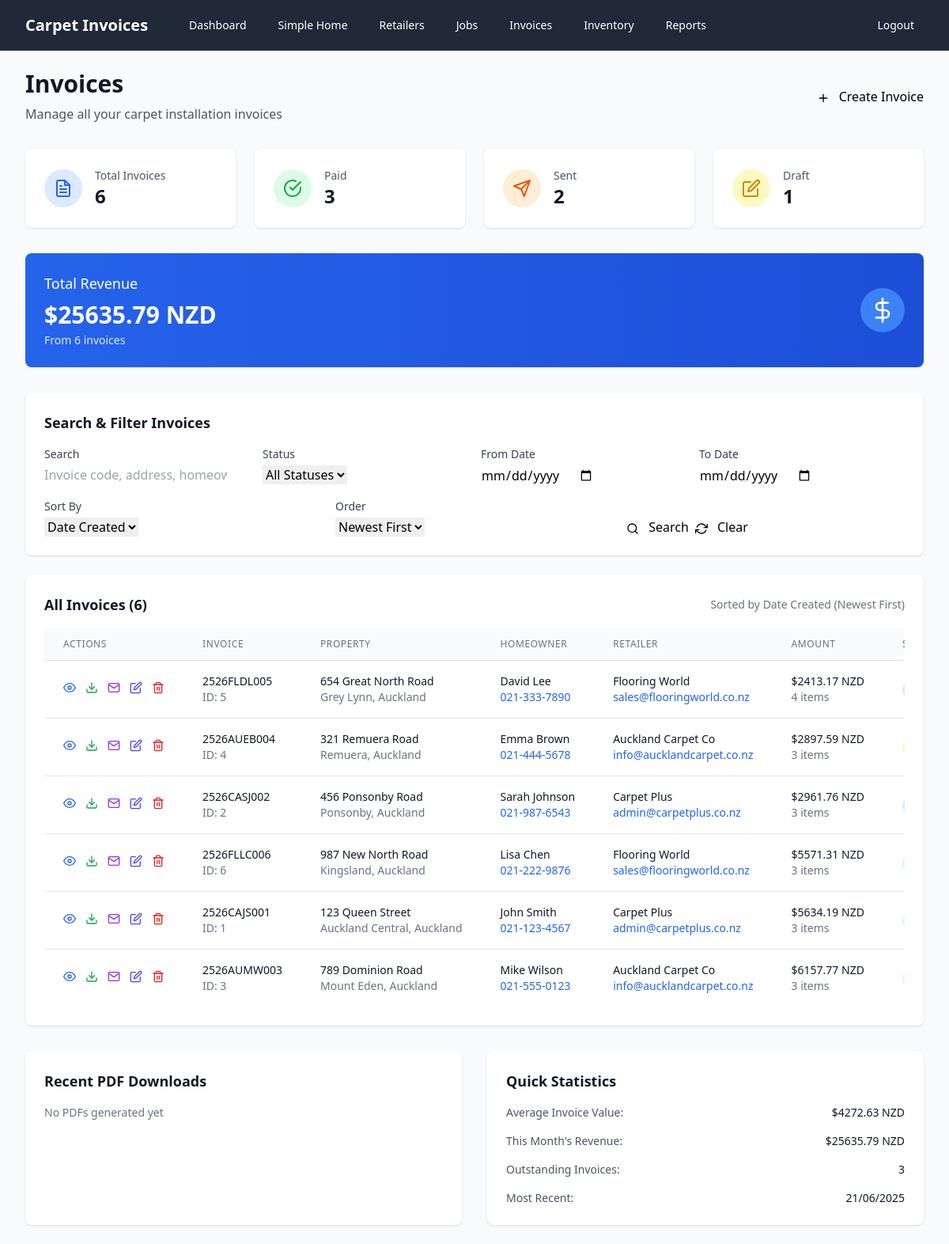
Before: /invoices (signed in) with the older database file.
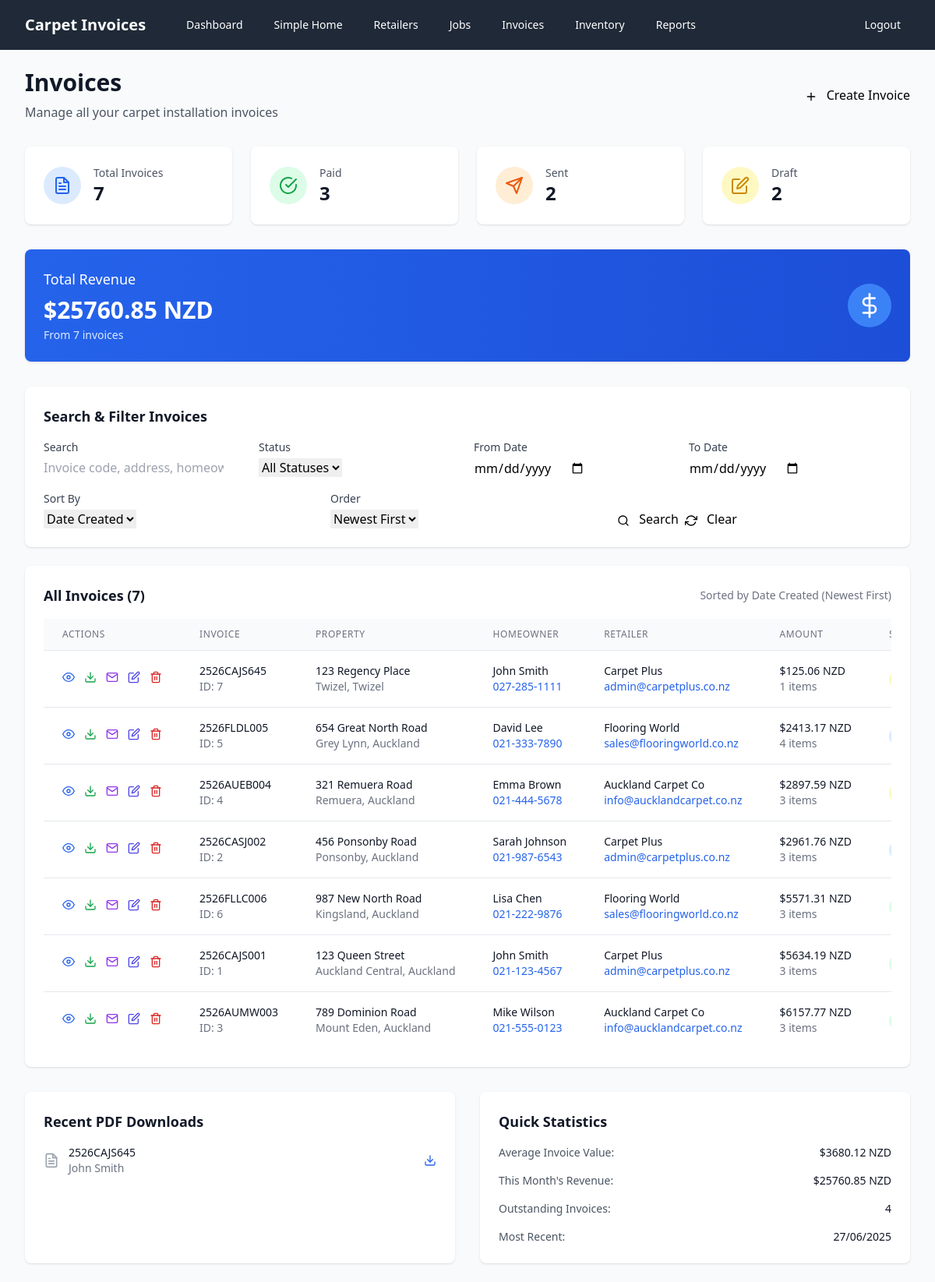
After: the same page with the newer database file.
### models.py (models this page shows, shortened)
class Invoice(db.Model):
    id = db.Column(db.Integer, primary_key=True)
    invoice_code = db.Column(db.String(100), unique=True, nullable=False, index=True)
    job_id = db.Column(db.Integer, ForeignKey('job.id'), nullable=False, index=True)
    date_created = db.Column(db.Date, nullable=False, default=datetime.now().date, index=True)
    status = db.Column(db.String(20), nullable=False, default='draft', index=True)  # draft, sent, paid
    gst_percentage = db.Column(db.Float, nullable=False, default=15.0)
    subtotal = db.Column(db.Float, nullable=False, default=0.0)
    gst_amount = db.Column(db.Float, nullable=False, default=0.0)
    total = db.Column(db.Float, nullable=False, default=0.0, index=True)
    job = relationship("Job", back_populates="invoices")
    lines = relationship("InvoiceLine", back_populates="invoice", cascade="all, delete-orphan")
    files = relationship("FileStore", back_populates="invoice", cascade="all, delete-orphan")

class Job(db.Model):
    id = db.Column(db.Integer, primary_key=True)
    street_address = db.Column(db.String(200), nullable=False)
    suburb = db.Column(db.String(100), nullable=False)
    town_city = db.Column(db.String(100), nullable=False)
    retailer_id = db.Column(db.Integer, ForeignKey('retailer.id'), nullable=False)
    homeowner_name = db.Column(db.String(100), nullable=False)
    homeowner_phone = db.Column(db.String(20), nullable=False)
    date_completed = db.Column(db.Date, nullable=False)
    retailer = relationship("Retailer", back_populates="jobs")
    invoices = relationship("Invoice", back_populates="job")

class Retailer(db.Model):
    id = db.Column(db.Integer, primary_key=True)
    name = db.Column(db.String(100), nullable=False)
    email = db.Column(db.String(120), nullable=False)
    phone = db.Column(db.String(20), nullable=False)
    jobs = relationship("Job", back_populates="retailer")

### app.py (the view, shortened to what this page needs)
@app.route('/invoices')
@login_required
def invoices():
    search = request.args.get('search', '').strip()
    status_filter = request.args.get('status', '')
    date_from = request.args.get('date_from', '')
    date_to = request.args.get('date_to', '')
    sort_by = request.args.get('sort', 'date_created')
    sort_order = request.args.get('order', 'desc')
    query = db.session.query(Invoice).join(Job).join(Retailer)
    if status_filter:
        query = query.filter(Invoice.status == status_filter)
    if date_from:
        try:
            from_date = datetime.strptime(date_from, '%Y-%m-%d').date()
            query = query.filter(Invoice.date_created >= from_date)
        except ValueError:
            pass
    if date_to:
        try:
            to_date = datetime.strptime(date_to, '%Y-%m-%d').date()
            query = query.filter(Invoice.date_created <= to_date)
        except ValueError:
            pass
    if sort_by == 'invoice_code':
        sort_column = Invoice.invoice_code
    elif sort_by == 'total':
        sort_column = Invoice.total
    elif sort_by == 'status':
        sort_column = Invoice.status
    elif sort_by == 'address':
        sort_column = Job.street_address
    elif sort_by == 'homeowner':
        sort_column = Job.homeowner_name
    elif sort_by == 'retailer':
        sort_column = Retailer.name
    else:  # default to date_created
        sort_column = Invoice.date_created
    if sort_order == 'asc':
        query = query.order_by(sort_column.asc())
    else:
        query = query.order_by(sort_column.desc())
    invoices_list = query.all()
    return render_template('invoices.html',
                         invoices=invoices_list,
                         search=search,
                         status_filter=status_filter,
                         date_from=date_from,
                         date_to=date_to,
                         sort_by=sort_by,
                         sort_order=sort_order)

### app.py (called while the page is built)
def login_required(f):
    from functools import wraps
    @wraps(f)
    def decorated_function(*args, **kwargs):
        if not session.get('logged_in'):
            return redirect(url_for('login'))
        return f(*args, **kwargs)
    return decorated_function

def format_nz_currency(amount):
    return f"${amount:.2f} NZD"

@app.template_filter('nz_currency')
def nz_currency_filter(amount):
    return format_nz_currency(amount)

@app.template_filter('nz_date')
def nz_date_filter(date):
    if date:
        return date.strftime('%d/%m/%Y')
    return ''

### templates/invoices.html (shortened to what the changed rows need)
{% extends "base.html" %}
{% block content %}
<div class="flex flex-col sm:flex-row justify-between items-start sm:items-center mb-8">
    <div>
        <h1 class="text-3xl font-bold text-gray-900">Invoices</h1>
    </div>
</div>
<div class="grid grid-cols-1 md:grid-cols-4 gap-6 mb-8">
    <div class="bg-white rounded-lg shadow p-6">
        <div class="flex items-center">
            <div class="ml-4">
                <p class="text-sm font-medium text-gray-600">Total Invoices</p>
                <p class="text-2xl font-bold text-gray-900">{{ invoices|length }}</p>
            </div>
        </div>
    </div>
    <div class="bg-white rounded-lg shadow p-6">
        <div class="flex items-center">
            <div class="ml-4">
                <p class="text-sm font-medium text-gray-600">Draft</p>
                <p class="text-2xl font-bold text-gray-900">
                    {{ invoices|selectattr('status', 'equalto', 'draft')|list|length }}
                </p>
            </div>
        </div>
    </div>
</div>
<div class="bg-gradient-to-r from-blue-600 to-blue-700 rounded-lg shadow p-6 mb-8 text-white">
    <div class="flex items-center justify-between">
        <div>
            <h3 class="text-lg font-medium">Total Revenue</h3>
            <p class="text-3xl font-bold mt-2">
                {% set total_revenue = invoices|sum(attribute='total') %}
                {{ total_revenue | nz_currency }}
            </p>
            <p class="text-blue-100 text-sm mt-1">
                From {{ invoices|length }} invoices
            </p>
        </div>
    </div>
</div>
<div class="bg-white rounded-lg shadow mb-6">
    <div class="p-6">
        <h2 class="text-lg font-semibold text-gray-900 mb-4">Search & Filter Invoices</h2>
    </div>
</div>
<div class="bg-white rounded-lg shadow">
    <div class="p-6">
        <div class="flex items-center justify-between mb-4">
            <h2 class="text-lg font-semibold text-gray-900">
                {% if search or status_filter or date_from or date_to %}
                    Filtered Invoices ({{ invoices|length }} results)
                {% else %}
                    All Invoices ({{ invoices|length }})
                {% endif %}
            </h2>
            <div class="flex space-x-2">
                <span class="text-sm text-gray-500">
                </span>
            </div>
        </div>
        {% if invoices %}
        <div class="overflow-x-auto">
            <table class="min-w-full divide-y divide-gray-200">
                <thead class="bg-gray-50">
                    <tr>
                        <th class="px-6 py-3 text-left text-xs font-medium text-gray-500 uppercase tracking-wider">
                            Actions
                        </th>
                        <th class="px-6 py-3 text-left text-xs font-medium text-gray-500 uppercase tracking-wider">
                            Invoice
                        </th>
                        <th class="px-6 py-3 text-left text-xs font-medium text-gray-500 uppercase tracking-wider">
                            Property
                        </th>
                        <th class="px-6 py-3 text-left text-xs font-medium text-gray-500 uppercase tracking-wider">
                            Homeowner
                        </th>
                        <th class="px-6 py-3 text-left text-xs font-medium text-gray-500 uppercase tracking-wider">
                            Retailer
                        </th>
                        <th class="px-6 py-3 text-left text-xs font-medium text-gray-500 uppercase tracking-wider">
                            Amount
                        </th>
                        <th class="px-6 py-3 text-left text-xs font-medium text-gray-500 uppercase tracking-wider">
                        </th>
                    </tr>
                </thead>
                <tbody class="bg-white divide-y divide-gray-200">
                    {% for invoice in invoices %}
                    <tr class="hover:bg-gray-50">
                        <td class="px-6 py-4 whitespace-nowrap text-sm font-medium">
                            <div class="flex space-x-3">
                                <a href="{{ url_for('invoice_preview', invoice_id=invoice.id) }}"
                                   class="text-blue-600 hover:text-blue-800"
                                   title="View Invoice">
                                    <i data-feather="eye" class="h-4 w-4"></i>
                                </a>
                                <a href="{{ url_for('invoice_pdf', invoice_id=invoice.id) }}"
                                   class="text-green-600 hover:text-green-800"
                                   title="Download PDF">
                                    <i data-feather="download" class="h-4 w-4"></i>
                                </a>
                                <a href="{{ url_for('invoice_email', invoice_id=invoice.id) }}"
                                   class="text-purple-600 hover:text-purple-800"
                                   title="Send Email">
                                    <i data-feather="mail" class="h-4 w-4"></i>
                                </a>
                                <a href="#" class="text-indigo-600 hover:text-indigo-800" title="Edit Invoice">
                                    <i data-feather="edit" class="h-4 w-4"></i>
                                </a>
                                <form method="POST" action="{{ url_for('delete_invoice', invoice_id=invoice.id) }}"
                                      class="inline delete-invoice-form">
                                    <button type="submit" class="text-red-600 hover:text-red-800" title="Delete Invoice">
                                        <i data-feather="trash-2" class="h-4 w-4"></i>
                                    </button>
                                </form>
                            </div>
                        </td>
                        <td class="px-6 py-4 whitespace-nowrap">
                            <div class="text-sm font-medium text-gray-900">{{ invoice.invoice_code }}</div>
                            <div class="text-sm text-gray-500">ID: {{ invoice.id }}</div>
                        </td>
                        <td class="px-6 py-4 whitespace-nowrap">
                            <div class="text-sm text-gray-900">{{ invoice.job.street_address }}</div>
                            <div class="text-sm text-gray-500">{{ invoice.job.suburb }}, {{ invoice.job.town_city }}</div>
                        </td>
                        <td class="px-6 py-4 whitespace-nowrap">
                            <div class="text-sm text-gray-900">{{ invoice.job.homeowner_name }}</div>
                            <div class="text-sm text-gray-500">
                                <a href="tel:{{ invoice.job.homeowner_phone }}" class="text-blue-600 hover:text-blue-800">
                                    {{ invoice.job.homeowner_phone }}
                                </a>
                            </div>
                        </td>
                        <td class="px-6 py-4 whitespace-nowrap">
                            <div class="text-sm text-gray-900">{{ invoice.job.retailer.name }}</div>
                            <div class="text-sm text-gray-500">
                                <a href="mailto:{{ invoice.job.retailer.email }}" class="text-blue-600 hover:text-blue-800">
                                    {{ invoice.job.retailer.email }}
                                </a>
                            </div>
                        </td>
                        <td class="px-6 py-4 whitespace-nowrap">
                            <div class="text-sm font-medium text-gray-900">{{ invoice.total | nz_currency }}</div>
                            <div class="text-sm text-gray-500">
                                {{ invoice.lines|length }} items
                            </div>
                        </td>
                        <td class="px-6 py-4 whitespace-nowrap">
                            <span class="inline-flex px-2 py-1 text-xs font-semibold rounded-full
                                {% if invoice.status == 'paid' %}bg-green-100 text-green-800
                                {% elif invoice.status == 'sent' %}bg-blue-100 text-blue-800
                                {% else %}bg-yellow-100 text-yellow-800{% endif %}">
                            </span>
                        </td>
                    </tr>
                    {% endfor %}
                </tbody>
            </table>
        </div>
        {% endif %}
    </div>
</div>
{% if invoices %}
<div class="mt-8 grid grid-cols-1 lg:grid-cols-2 gap-8">
    <div class="bg-white rounded-lg shadow">
        <div class="p-6">
            <h3 class="text-lg font-semibold text-gray-900 mb-4">Recent PDF Downloads</h3>
            {% set recent_files = invoices|selectattr('files')|list %}
            {% if recent_files %}
            <div class="space-y-3">
                {% for invoice in recent_files[:5] %}
                <div class="flex items-center justify-between">
                    <div class="flex items-center">
                        <div class="flex-shrink-0">
                            <i data-feather="file-text" class="h-5 w-5 text-gray-400"></i>
                        </div>
                        <div class="ml-3">
                            <p class="text-sm font-medium text-gray-900">{{ invoice.invoice_code }}</p>
                            <p class="text-sm text-gray-500">{{ invoice.job.homeowner_name }}</p>
                        </div>
                    </div>
                    <div class="text-right">
                        <a href="{{ url_for('invoice_pdf', invoice_id=invoice.id) }}"
                           class="text-blue-600 hover:text-blue-800">
                            <i data-feather="download" class="h-4 w-4"></i>
                        </a>
                    </div>
                </div>
                {% endfor %}
            </div>
            {% else %}
            <p class="text-gray-500 text-sm">No PDFs generated yet</p>
            {% endif %}
        </div>
    </div>
    <div class="bg-white rounded-lg shadow">
        <div class="p-6">
            <h3 class="text-lg font-semibold text-gray-900 mb-4">Quick Statistics</h3>
            <div class="space-y-4">
                <div class="flex justify-between">
                    <span class="text-sm text-gray-600">Average Invoice Value:</span>
                    <span class="text-sm font-medium text-gray-900">
                        {% if invoices %}
                            {{ (invoices|sum(attribute='total') / invoices|length) | nz_currency }}
                        {% else %}
                            $0.00 NZD
                        {% endif %}
                    </span>
                </div>
                <div class="flex justify-between">
                    <span class="text-sm text-gray-600">This Month's Revenue:</span>
                    <span class="text-sm font-medium text-gray-900">
                        {% set this_month = invoices|selectattr('date_created')|list %}
                        {{ (this_month|sum(attribute='total') if this_month else 0) | nz_currency }}
                    </span>
                </div>
                <div class="flex justify-between">
                    <span class="text-sm text-gray-600">Outstanding Invoices:</span>
                    <span class="text-sm font-medium text-gray-900">
                        {{ invoices|rejectattr('status', 'equalto', 'paid')|list|length }}
                    </span>
                </div>
                <div class="flex justify-between">
                    <span class="text-sm text-gray-600">Most Recent:</span>
                    <span class="text-sm font-medium text-gray-900">
                        {% if invoices %}
                            {{ invoices[0].date_created | nz_date }}
                        {% else %}
                            None
                        {% endif %}
                    </span>
                </div>
            </div>
        </div>
    </div>
</div>
{% endif %}
{% endblock %}

Changed rows visible on the page:
added Invoice: invoice_code "2526CAJS645", id "7", job.street_address "123 Regency Place", job.suburb "Twizel", job.town_city "Twizel", job.homeowner_name "John Smith", job.homeowner_phone "027-285-1111", job.retailer.name "Carpet Plus", job.retailer.email "admin@carpetplus.co.nz", total|nz_currency "$125.06 NZD", lines|length "1", date_created "27/06/2025", status "draft" (drawn)
Other visible differences:
{{ invoices|length }}: "6" → "7"
{{ invoices|selectattr('status', 'equalto', 'draft')|list|length }}: "1" → "2"
{{ total_revenue | nz_currency }}: "$25635.79 NZD" → "$25760.85 NZD"
{{ (invoices|sum(attribute='total') / invoices|length) | nz_currency }}: "$4272.63 NZD" → "$3680.12 NZD"
{{ (this_month|sum(attribute='total') if this_month else 0) | nz_currency }}: "$25635.79 NZD" → "$25760.85 NZD"
{{ invoices|rejectattr('status', 'equalto', 'paid')|list|length }}: "3" → "4"
{{ invoices[0].date_created | nz_date }}: "21/06/2025" → "27/06/2025"
text no longer shown: "No PDFs generated yet"
